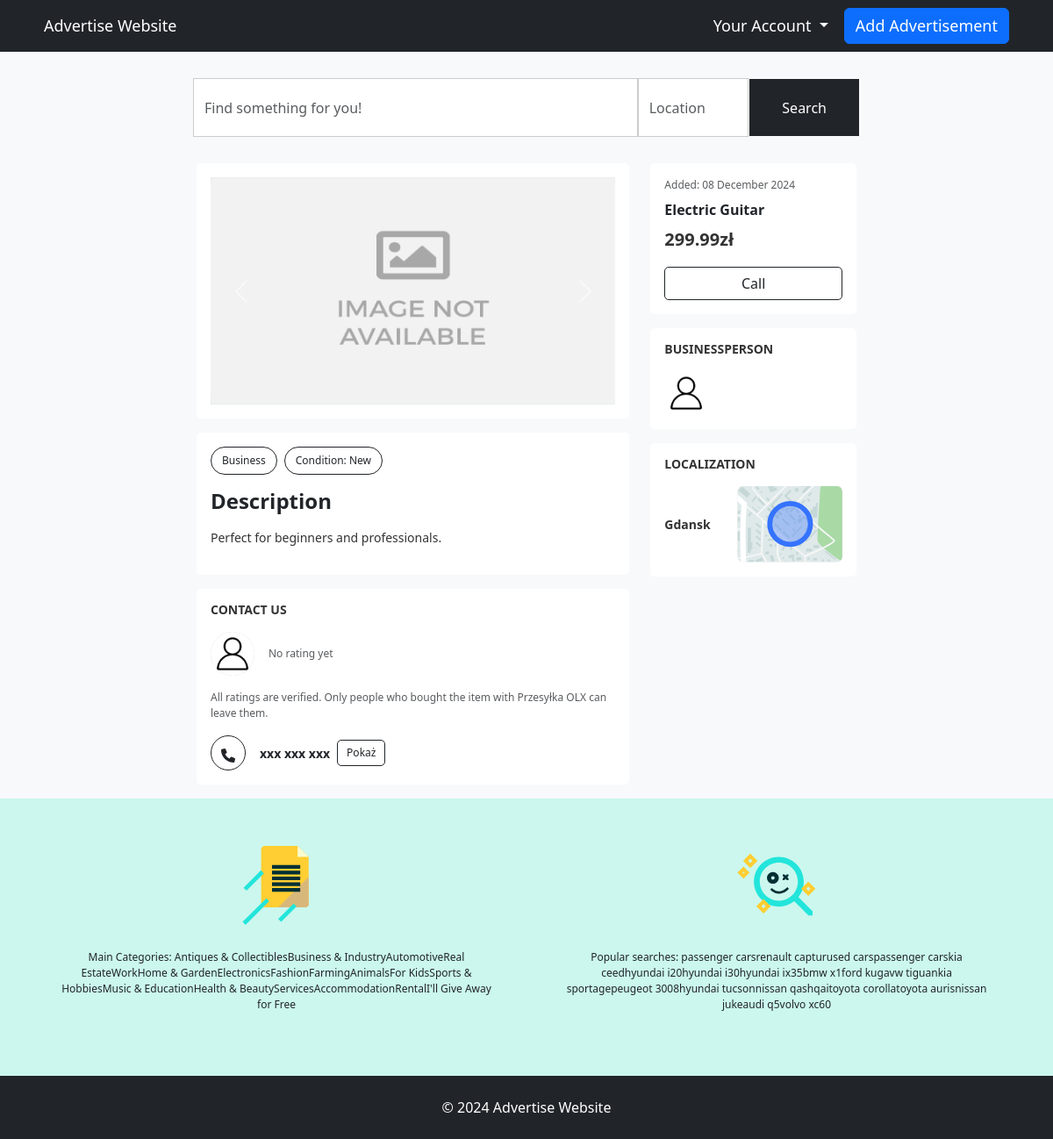
Page /ofert.php?adId=5 on the committed database.
### tables this page shows
CREATE TABLE IF NOT EXISTS ads (
    id INT AUTO_INCREMENT PRIMARY KEY,
    title VARCHAR(100) NOT NULL,
    description TEXT NOT NULL,
    price DECIMAL(10,2) NOT NULL,
    localization VARCHAR(100) NOT NULL,
    category_id INT NULL,
    image_path TEXT,
    user_id INT NOT NULL,
    phone_number VARCHAR(15) NULL,
    active TINYINT(1) DEFAULT 1,
    condit TINYINT(1) DEFAULT 0,
    created_at DATETIME DEFAULT CURRENT_TIMESTAMP,
    updated_at DATETIME DEFAULT CURRENT_TIMESTAMP ON UPDATE CURRENT_TIMESTAMP,
    FOREIGN KEY (category_id) REFERENCES categories(id) ON DELETE SET NULL,
    FOREIGN KEY (user_id) REFERENCES users(id) ON DELETE CASCADE
);

### ofert.php (the view, shortened to what this page needs)
<?php
require 'db.php';
$adId = trim($_GET['adId']);
try {
    $sql = $db->prepare("SELECT * FROM ads WHERE id = :adId");
    $sql->bindParam(':adId', $adId);
    $sql->execute();
    $adData = $sql->fetch(PDO::FETCH_ASSOC);
} catch (PDOException $e) {
    echo json_encode(['success' => false, 'message' => 'Database error.']);
    exit();
}
$condition = 'New';
?>
<!DOCTYPE html>
<html lang="pl">
<head>
    <link href="https://cdn.jsdelivr.net/npm/bootstrap@5.3.3/dist/css/bootstrap.min.css" rel="stylesheet">
    <link href="https://cdnjs.cloudflare.com/ajax/libs/font-awesome/6.0.0/css/all.min.css" rel="stylesheet">
</head>
<body>
    <nav class="navbar navbar-expand-sm bg-dark">
        <div class="container-fluid container-custom">
            <a class="navbar-brand" href="./index.php">Advertise Website</a>
            <div class="collapse navbar-collapse justify-content-center" id="navbarSupportedContent">
                <ul class="navbar-nav">
                    <li class="nav-item dropdown">
                        <a class="nav-link dropdown-toggle" href="#" id="navbarDropdown" role="button"
                            data-bs-toggle="dropdown" aria-expanded="false">
                            Your Account
                        </a>
                    </li>
                </ul>
            </div>
            <a class="btn btn-primary btn-add-ad" href="./addAnnounView.php">Add Advertisement</a>
        </div>
    </nav>
    <div style="min-height: 100vh;" id="kontener" class="container-fluid bg-light">
        <div class="row h-100">
            <div class="col-md-2 bg-light" id="sideBar1"></div>
            <main class="col-md-8 bg-light">
                <div style="padding: 30px 20px;" class="col-12">
                    <form id="searchForm" action="./oferts.php" method="GET">
                        <div class="row justify-content-center align-items-center">
                            <div class="col-lg-8 col-md-8 col-sm-8 p-0">
                                <input type="text" class="form-control search-slt" id="searchQuery" name="search" placeholder="Find something for you!">
                            </div>
                            <div class="col-lg-2 col-md-2 col-sm-2 p-0">
                                <input type="text" class="form-control search-slt" id="locationQuery" name="location" placeholder="Location">
                            </div>
                            <div class="col-lg-2 col-md-2 col-sm-2 p-0">
                                <button type="submit" class="btn btn-light btn-search" id="searchButton">Search</button>
                            </div>
                        </div>
                    </form>
                </div>
                <div class="container-fluid">
                    <div class="row">
                        <div class="col-lg-8">
                            <div class="d-flex flex-column gap-3">
                                <div class="bg-white p-3" style="border-radius: 5px;">
                                    <?php
                                    if (!empty($adData['image_path'])) {
                                        $imagePaths = explode(',', $adData['image_path']);
                                        $baseImagePath = './uploads/';
                                    } else {
                                        $baseImagePath = './uploads/';
                                        $imagePaths = ['noImage.jpg'];
                                    }
                                    ?>
                                    <div id="adImagesCarousel" class="carousel slide" data-bs-ride="carousel">
                                        <div class="carousel-inner">
                                            <?php foreach ($imagePaths as $index => $image): ?>
                                                <div class="carousel-item <?= $index === 0 ? 'active' : '' ?>">
                                                    <img src="<?= $baseImagePath . trim($image) ?>" class="d-block w-100" alt="Ad Image">
                                                </div>
                                            <?php endforeach; ?>
                                        </div>
                                        <button class="carousel-control-prev" type="button" data-bs-target="#adImagesCarousel" data-bs-slide="prev">
                                            <span class="carousel-control-prev-icon" aria-hidden="true"></span>
                                        </button>
                                        <button class="carousel-control-next" type="button" data-bs-target="#adImagesCarousel" data-bs-slide="next">
                                            <span class="carousel-control-next-icon" aria-hidden="true"></span>
                                        </button>
                                    </div>
                                </div>
                                <div class="bg-white p-3" style="border-radius: 5px;">
                                    <div class="d-flex mb-3">
                                        <button class="btn btn-outline-dark me-2" style="border-radius: 20px; font-size: 12px;">Business</button>
                                        <button class="btn btn-outline-dark" style="border-radius: 20px; font-size: 12px;">Condition: <?= $condition ?></button>
                                    </div>
                                    <h4 class="fw-bold mb-3">Description</h4>
                                    <p style="font-size: 14px; color: #333;">
                                        <?= $adData['description'] ?>
                                    </p>
                                </div>
                                <div class="bg-white p-3 mb-3" style="border-radius: 5px;">
                                    <h6 class="text-uppercase mb-3" style="font-weight: bold; font-size: 14px; color: #333;">Contact us</h6>
                                    <div class="d-flex align-items-center mb-3">
                                        <div class="me-3">
                                            <img src="./img/account-icon-template-vector.jpg" alt="Awatar" style="width: 50px; height: 50px; border-radius: 50%; background-color: #ccc;">
                                        </div>
                                        <div>
                                            <p class="mb-0 text-muted" style="font-size: 12px;">No rating yet</p>
                                        </div>
                                    </div>
                                    <p class="text-muted mb-3" style="font-size: 12px;">
                                        All ratings are verified. Only people who bought the item with Przesyłka OLX can leave them.
                                    </p>
                                    <div id="contact" class="d-flex align-items-center justify-content-between">
                                        <div id="contact" class="d-flex align-items-center">
                                            <button class="btn btn-outline-dark me-2" style="border-radius: 50%; padding: 10px; width: 40px; height: 40px;">
                                                <i class="fas fa-phone" style="font-size: 16px;"></i>
                                            </button>
                                            <div class="mx-2">
                                                <p id="phone-number" class="mb-0 fw-bold" style="font-size: 14px;">xxx xxx xxx</p>
                                            </div>
                                            <button id="phone-btn" class="btn btn-outline-dark" style="border-radius: 5px; font-size: 12px; padding: 5px 10px;">Pokaż</button>
                                        </div>
                                    </div>
                                </div>
                            </div>
                        </div>
                        <div class="col-lg-4">
                            <div class="d-flex flex-column gap-3">
                                <div class="bg-white p-3" style="border-radius: 5px;">
                                    <p class="text-muted mb-2" style="font-size: 12px;">Added: <?= date('d F Y', strtotime($adData['created_at'])) ?></p>
                                    <p class="fw-bold mb-2" style="font-size: 16px; line-height: 1.4;">
                                        <?= $adData['title'] ?>
                                    </p>
                                    <p class="fw-bold mb-3" style="font-size: 20px; color: #333;"><?= $adData['price'] ?>zł</p>
                                    <a href="#contact" class="btn btn-outline-dark w-100" style="border-radius: 5px;">Call</a>
                                </div>
                                <div class="bg-white p-3" style="border-radius: 5px;">
                                    <h6 class="mb-3 text-uppercase" style="font-weight: bold; font-size: 14px; color: #333;">Businessperson</h6>
                                    <div class="d-flex align-items-center">
                                        <div class="me-3">
                                            <img src="./img/account-icon-template-vector.jpg" class="rounded-circle me-3" style="width: 50px; height: 50px;" alt="Avatar">
                                        </div>
                                    </div>
                                </div>
                                <div class="bg-white p-3" style="border-radius: 5px;">
                                    <h6 class="mb-3 text-uppercase" style="font-weight: bold; font-size: 14px; color: #333;">Localization</h6>
                                    <div class="d-flex align-items-center">
                                        <div class="me-3">
                                            <p class="mb-0" style="font-size: 14px; font-weight: bold; color: #333;"><?= $adData['localization'] ?></p>
                                        </div>
                                        <div class="ms-auto">
                                            <img src="./img/staticMap.svg" class="img-fluid" style="width: 120px; height: auto; border-radius: 5px;" alt="Mapa">
                                        </div>
                                    </div>
                                </div>
                            </div>
                        </div>
                    </div>
                </div>
            </main>
            <div class="col-md-2 bg-light" id="sideBar2"></div>
        </div>
    </div>
    <div class="py-5" style="background-color: #cbf7ee;min-height: 200px;" class="popular">
        <div class="container ">
            <div class="row text-center">
                <div class="col-6">
                    <div class="mb-3" style="align-items: center;"><img style="height:100px; width:100px" src="./img/1.svg" alt=""></div>
                    <div class="m-4" style="font-size:12px;">
                        <span>
                            Main Categories: Antiques & CollectiblesBusiness & IndustryAutomotiveReal EstateWorkHome & GardenElectronicsFashionFarmingAnimalsFor KidsSports & HobbiesMusic & EducationHealth & BeautyServicesAccommodationRentalI'll Give Away for Free </span>
                    </div>
                </div>
                <div class="col-6">
                    <div class="mb-3" style="align-items: center;"><img style="height:100px; width:100px" src="./img/2.svg" alt=""></div>
                    <div class="m-4" style="font-size:12px;"><span>
                            Popular searches: passenger carsrenault capturused carspassenger carskia ceedhyundai i20hyundai i30hyundai ix35bmw x1ford kugavw tiguankia sportagepeugeot 3008hyundai tucsonnissan qashqaitoyota corollatoyota aurisnissan jukeaudi q5volvo xc60 </span>
                    </div>
                </div>
            </div>
        </div>
    </div>
    <footer class="bg-dark text-white text-center py-4 mt-auto">
        &copy; 2024 Advertise Website
    </footer>
</body>
</html>

### ofert.php (style rules this page uses)
.search-slt { display: block; width: 100%; height: 22px; font-size: 1rem; line-height: 1.5; color: #55595c; background-color: #fff; background-image: none; border: 1px solid #ccc; height: calc(4rem + 3px) !important; border-radius: 0; }
.btn-search { width: 100%; font-size: 1rem; font-weight: 400; text-transform: capitalize; height: calc(4rem + 3px) !important; border-radius: 1%; background-color: var(--bs-body-color); color: white !important; }
.container-custom { padding-left: 260px; padding-right: 260px; }
.navbar-brand { margin-right: auto; }
.btn-add-ad { margin-left: 10px; }
.container-custom { padding-left: 320px; padding-right: 320px; }
@media (max-width: 1900px) { .container-custom { padding-left: 300px; padding-right: 300px; } }
@media (max-width: 1600px) { .container-custom { padding-left: 255px; padding-right: 255px; } }
@media (max-width: 1200px) { .container-custom { padding-left: 50px; padding-right: 50px; } }
.navbar-collapse { flex-grow: 0; }
.btn-add-ad { flex-grow: 0; }
.navbar-brand, #navbarDropdown, .btn-add-ad { font-size: 18px !important; ; font-weight: 400 !important; color: white !important; }

### rows in the picture
ads: image_path (placeholder picture), description "Perfect for beginners and professionals.", created_at "08 December 2024", title "Electric Guitar", price "299.99", localization "Gdansk"

### other values in the picture
$condition "New"
